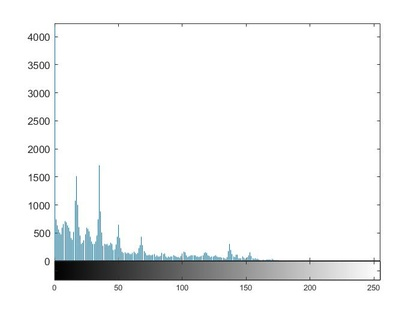
%> input picture HW2/圖片一圖表.jpg, 420 x 315 px, shrunk from 700 x 525 before the run
$ octave --eval "work2(imread('圖片一圖表.jpg'));"   (GNU Octave 9; MATLAB toolbox functions it lacks are replaced by stand-ins)
%> lines starting %> are read from the running program, lines starting %| are printed output that depends on the picture
function work2(img1)
%UNTITLED Summary of this function goes here
%   Detailed explanation goes here
im1=img1;
%> im1 is the input picture: size 315x420x3 uint8; mean R, G, B 243.5, 244.6, 244.9
[m,n]=size(im1);
%> m = 315; n = 1260
h=imhist(im1);
%> h = 256 values, max 333235 at index 256, min 27 at index 1, mean 1550.4
f1 = im2uint8(ones(m,n));
PDF=h/numel(im1);
%> PDF = 256 values, max 0.84 at index 256, min 6.8e-05 at index 1, mean 0.00391
CDF=cumsum(PDF);
%> CDF = 256 values from 6.8e-05 to 1
j=CDF.*256;
%> j = 256 values from 0.0174 to 256
cc=round(j);
%> cc = 256 values from 0 to 256
for i=1:256

    nn = find(cc==i);

    L = length(nn);

    for k=1:L

    nn1 = find(im1==(nn(k)-1));

    f1(nn1)=i;

    end

end
%> this loop made 256 passes
%> L on passes 1 to 3: 19, 20, 18
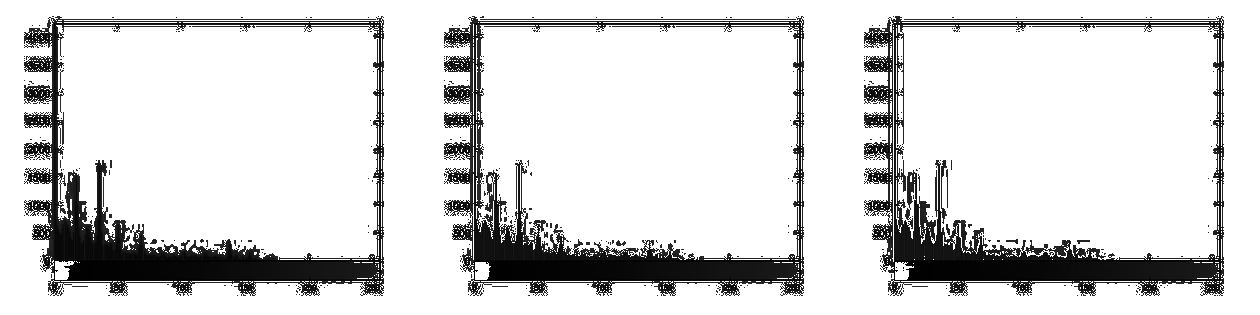
%> f1: size 315x1260 uint8; min 1, max 255, mean 218
imshow(f1),figure,imhist(im1),figure,imhist(f1);
%> after `imhist(im1)`:
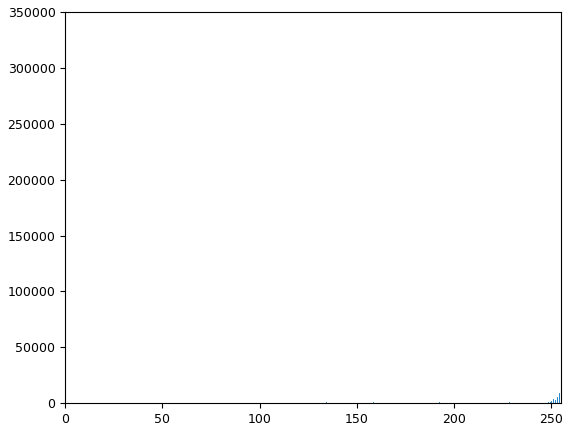
%> figure redrawn from the program's plot data; highest point at x = 255, y = 333235

end
